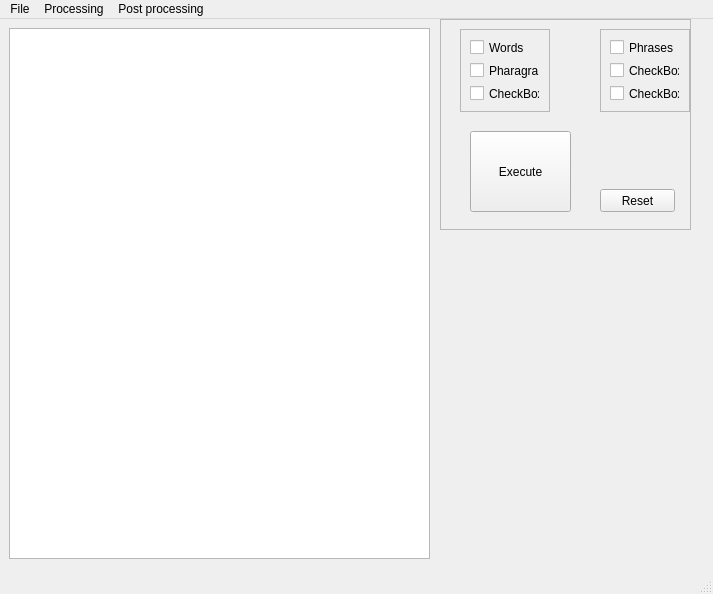
<?xml version="1.0" encoding="UTF-8"?>
<ui version="4.0">
 <class>MainWindow</class>
 <widget class="QMainWindow" name="MainWindow">
  <property name="geometry">
   <rect>
    <x>0</x>
    <y>0</y>
    <width>713</width>
    <height>594</height>
   </rect>
  </property>
  <property name="windowTitle">
   <string>Text analysis</string>
  </property>
  <widget class="QWidget" name="centralwidget">
   <widget class="QTextBrowser" name="ventPrincipal">
    <property name="geometry">
     <rect>
      <x>9</x>
      <y>9</y>
      <width>421</width>
      <height>531</height>
     </rect>
    </property>
   </widget>
   <widget class="QFrame" name="frame_3">
    <property name="geometry">
     <rect>
      <x>440</x>
      <y>0</y>
      <width>251</width>
      <height>211</height>
     </rect>
    </property>
    <property name="frameShape">
     <enum>QFrame::StyledPanel</enum>
    </property>
    <property name="frameShadow">
     <enum>QFrame::Raised</enum>
    </property>
    <widget class="QFrame" name="frame">
     <property name="geometry">
      <rect>
       <x>20</x>
       <y>10</y>
       <width>90</width>
       <height>83</height>
      </rect>
     </property>
     <property name="frameShape">
      <enum>QFrame::StyledPanel</enum>
     </property>
     <property name="frameShadow">
      <enum>QFrame::Raised</enum>
     </property>
     <layout class="QVBoxLayout" name="verticalLayout_2">
      <item>
       <widget class="QCheckBox" name="chWords">
        <property name="text">
         <string>Words</string>
        </property>
       </widget>
      </item>
      <item>
       <widget class="QCheckBox" name="chParagraph">
        <property name="text">
         <string>Pharagraph</string>
        </property>
       </widget>
      </item>
      <item>
       <widget class="QCheckBox" name="checkBox">
        <property name="text">
         <string>CheckBox</string>
        </property>
       </widget>
      </item>
     </layout>
    </widget>
    <widget class="QFrame" name="frame_2">
     <property name="geometry">
      <rect>
       <x>160</x>
       <y>10</y>
       <width>90</width>
       <height>83</height>
      </rect>
     </property>
     <property name="frameShape">
      <enum>QFrame::StyledPanel</enum>
     </property>
     <property name="frameShadow">
      <enum>QFrame::Raised</enum>
     </property>
     <layout class="QVBoxLayout" name="verticalLayout_3">
      <item>
       <widget class="QCheckBox" name="chPhrases">
        <property name="text">
         <string>Phrases</string>
        </property>
       </widget>
      </item>
      <item>
       <widget class="QCheckBox" name="checkBox_5">
        <property name="text">
         <string>CheckBox</string>
        </property>
       </widget>
      </item>
      <item>
       <widget class="QCheckBox" name="checkBox_6">
        <property name="text">
         <string>CheckBox</string>
        </property>
       </widget>
      </item>
     </layout>
    </widget>
    <widget class="QPushButton" name="butExec">
     <property name="geometry">
      <rect>
       <x>30</x>
       <y>112</y>
       <width>101</width>
       <height>81</height>
      </rect>
     </property>
     <property name="text">
      <string>Execute</string>
     </property>
    </widget>
    <widget class="QPushButton" name="butReset">
     <property name="geometry">
      <rect>
       <x>160</x>
       <y>170</y>
       <width>75</width>
       <height>23</height>
      </rect>
     </property>
     <property name="text">
      <string>Reset</string>
     </property>
    </widget>
   </widget>
  </widget>
  <widget class="QMenuBar" name="menubar">
   <property name="geometry">
    <rect>
     <x>0</x>
     <y>0</y>
     <width>713</width>
     <height>21</height>
    </rect>
   </property>
   <widget class="QMenu" name="menuFile">
    <property name="title">
     <string>File</string>
    </property>
    <addaction name="actionOpen"/>
    <addaction name="actionClose"/>
    <addaction name="actionExit"/>
    <addaction name="actionSave_CVS"/>
   </widget>
   <widget class="QMenu" name="menuProcessing">
    <property name="title">
     <string>Processing</string>
    </property>
    <addaction name="actionTokenization"/>
   </widget>
   <widget class="QMenu" name="menuPost_processing">
    <property name="title">
     <string>Post processing</string>
    </property>
    <widget class="QMenu" name="menuCharts">
     <property name="title">
      <string>Charts</string>
     </property>
     <addaction name="actionHistogram"/>
     <addaction name="actionProfile"/>
     <addaction name="actionCluster"/>
    </widget>
    <widget class="QMenu" name="menuTables">
     <property name="title">
      <string>Tables</string>
     </property>
     <addaction name="actionCount"/>
     <addaction name="actionPhrase_count"/>
    </widget>
    <addaction name="menuCharts"/>
    <addaction name="menuTables"/>
    <addaction name="actionCompare"/>
   </widget>
   <addaction name="menuFile"/>
   <addaction name="menuProcessing"/>
   <addaction name="menuPost_processing"/>
  </widget>
  <widget class="QStatusBar" name="statusbar"/>
  <action name="actionOpen">
   <property name="text">
    <string>Open</string>
   </property>
  </action>
  <action name="actionClose">
   <property name="text">
    <string>Close</string>
   </property>
  </action>
  <action name="actionExit">
   <property name="text">
    <string>Exit</string>
   </property>
  </action>
  <action name="actionSave_CVS">
   <property name="text">
    <string>Save CVS</string>
   </property>
  </action>
  <action name="actionTokenization">
   <property name="text">
    <string>Tokenization</string>
   </property>
  </action>
  <action name="actionCompare">
   <property name="text">
    <string>Compare</string>
   </property>
  </action>
  <action name="actionHistogram">
   <property name="text">
    <string>Histogram</string>
   </property>
  </action>
  <action name="actionProfile">
   <property name="text">
    <string>Profile</string>
   </property>
  </action>
  <action name="actionCluster">
   <property name="text">
    <string>Cluster</string>
   </property>
  </action>
  <action name="actionCount">
   <property name="text">
    <string>Count</string>
   </property>
  </action>
  <action name="actionPhrase_count">
   <property name="text">
    <string>Phrase count</string>
   </property>
  </action>
 </widget>
 <resources/>
 <connections/>
</ui>
